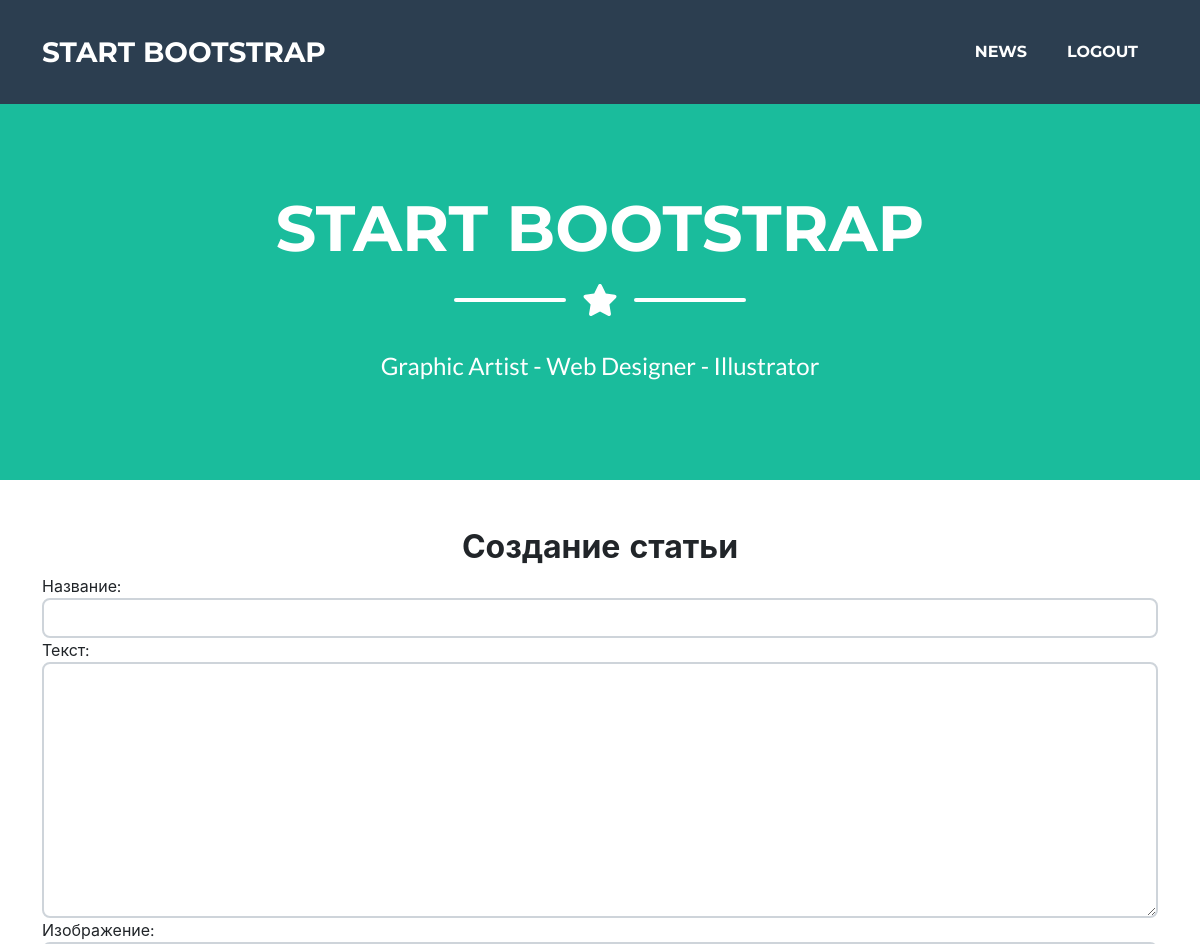
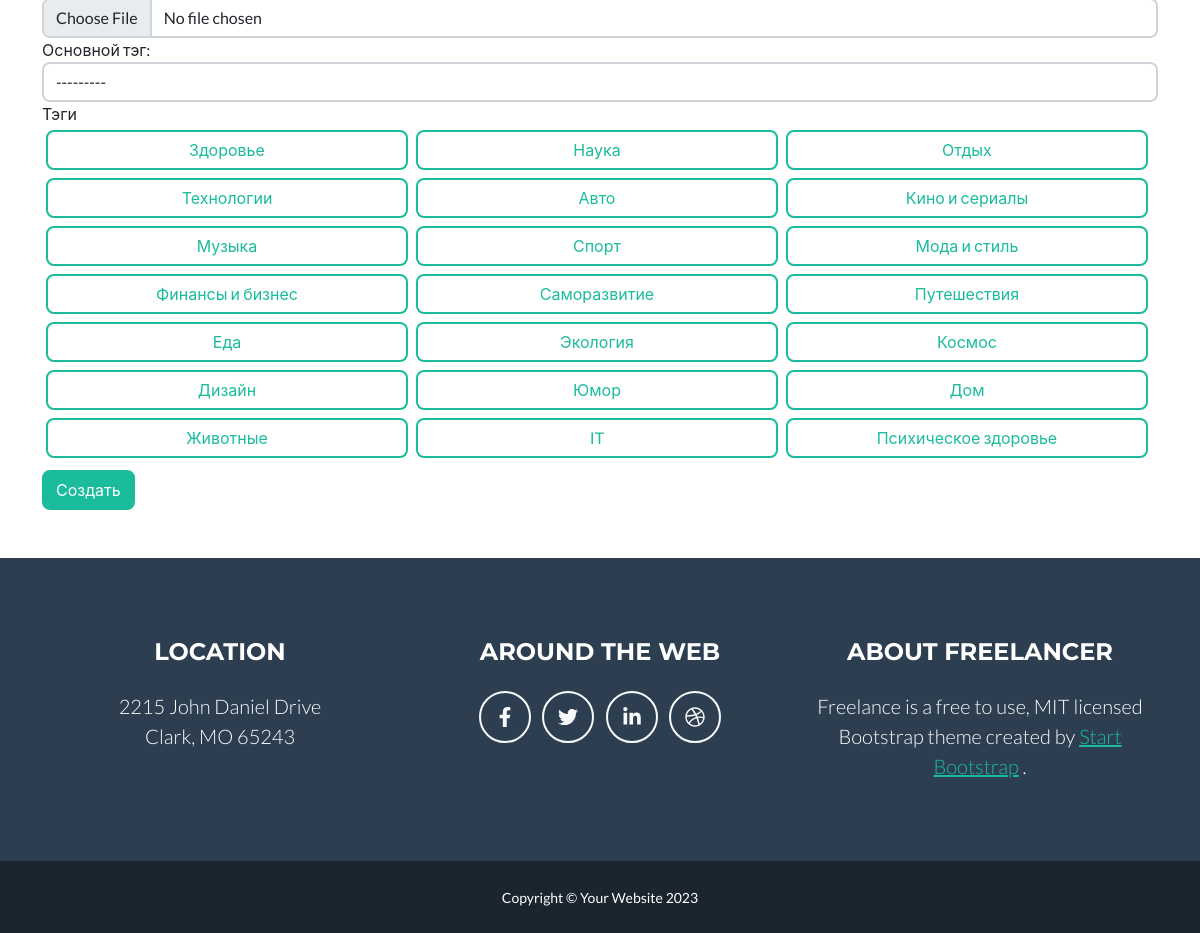
/news/create/ (signed in), run on the app's committed database (2 pictures, top to bottom).
### App/models.py (models this page shows)
class Tag(models.Model):
    name = models.CharField(
        max_length=40,
        verbose_name='Название тэга',
        null=True,
        validators=[MinLengthValidator(1)]
    )
    def __str__(self) -> str:
        return self.name
    class Meta:
        verbose_name = 'Тэг'
        verbose_name_plural = 'Тэги'

### App/views.py (the view)
# urls.py: path('news/create/', views.create_article, name='create_article'),
@login_required
def create_article(request):
    if request.method == 'POST':
        form = ArticleForm(request.POST, request.FILES)
        if form.is_valid():
            article = form.save(commit=False)
            article.author = request.user.id
            article.save()
            form.save_m2m()
            return redirect('article_list')
    else:
        form = ArticleForm()
    return render(request, 'news/create_article.html', {'form': form})

### App/forms.py
class ArticleForm(forms.ModelForm):
    class Meta:
        model = Article
        fields = ['title', 'text', 'image', 'mainTag', 'tags']
        widgets = {
            'title': forms.TextInput(attrs={'class': 'form-control'}),
            'text': forms.Textarea(attrs={'class': 'form-control'}),
            'image': forms.ClearableFileInput(attrs={'class': 'form-control'}),
            'mainTag': forms.Select(attrs={'class': 'form-control'}),
            'tags': forms.CheckboxSelectMultiple(attrs={'class': 'form-control'}),
        }

### templates/news/create_article.html (shortened to what this page needs)
{% extends 'layout/layout.html' %}
{% load static %}
{% block contents %}
<link href="{% static 'css/styles.css' %}" rel="stylesheet" />
<div class="container mt-5 mb-5">
    <h2 class="text-center">Создание статьи</h2>
    <form method="post" enctype="multipart/form-data" class="needs-validation" novalidate>
        <div class="form-group">
            {{ form.title.label_tag }}
            {{ form.title }}
        </div>
        <div class="form-group">
            {{ form.text.label_tag }}
            {{ form.text }}
        </div>
        <div class="form-group">
            {{ form.image.label_tag }}
            {{ form.image }}
        </div>
        <div class="form-group">
            {{ form.mainTag.label_tag }}
            {{ form.mainTag }}
        </div>
        <div class="form-group">
            <label>{{ form.tags.label }}</label>
            <div class="btn-group-toggle d-flex flex-wrap" data-toggle="buttons">
                {% for checkbox in form.tags %}
                <label class="btn btn-outline-primary m-1 {% if checkbox.value in form.initial.tags %}active{% endif %}" data-value="{{ checkbox.choice_label }}">
                    {{ checkbox.choice_label }}
                </label>
                {% endfor %}
            </div>
        </div>
        <button type="submit" class="btn mt-2 btn-primary">Создать</button>
    </form>
</div>
{% endblock %}

### data on the page
Tag: choice_label "Здоровье"
Tag: choice_label "Наука"
Tag: choice_label "Отдых"
Tag: choice_label "Технологии"
Tag: choice_label "Авто"
Tag: choice_label "Кино и сериалы"
Tag: choice_label "Музыка"
Tag: choice_label "Спорт"
Tag: choice_label "Мода и стиль"
Tag: choice_label "Финансы и бизнес"
Tag: choice_label "Саморазвитие"
Tag: choice_label "Путешествия"
Tag: choice_label "Еда"
Tag: choice_label "Экология"
Tag: choice_label "Космос"
Tag: choice_label "Дизайн"
Tag: choice_label "Юмор"
Tag: choice_label "Дом"
Tag: choice_label "Животные"
Tag: choice_label "IT"
Tag: choice_label "Психическое здоровье"
